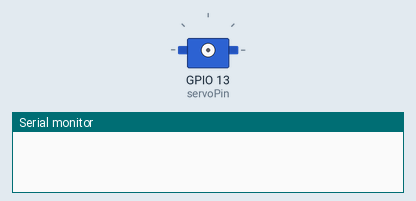
Bench run of a sketch on a simulated ESP32. Parts: servo, the last lines printed to the serial monitor. WiFi joins after 1.5 s; servers stay silent unless stated; the Firebase database answers and starts empty.

Above: at 0.1 s.
At 2.2 s:
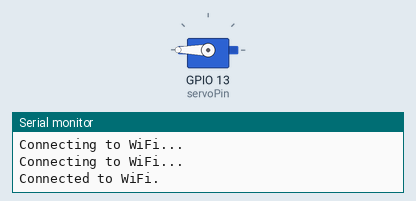
Timing chart, 0 to 3.7 s (numbered marks = the images above):
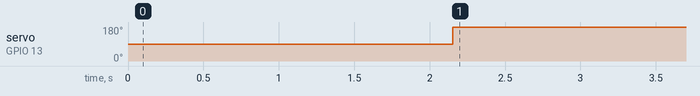

Measured:
- by itself, servo on GPIO 13 (servoPin): 90° → 180° at 2.2 s

The sketch:

esp32-kodular-firebase-servo.ino
```cpp
#include <WiFi.h>
#include <FirebaseESP32.h>
#include <Servo.h>

// Your WiFi credentials
#define WIFI_SSID "Nama WiFI Anda"
#define WIFI_PASSWORD "Password WiFi Anda"

// Your Firebase project credentials
#define FIREBASE_HOST "URL Firebase Anda"
#define FIREBASE_AUTH "Database Secret Anda"
FirebaseData firebaseData;

Servo servoMotor;

void setup() {
  Serial.begin(115200);

  // Connect to Wi-Fi
  WiFi.begin(WIFI_SSID, WIFI_PASSWORD);
  while (WiFi.status() != WL_CONNECTED) {
    delay(1000);
    Serial.println("Connecting to WiFi...");
  }
  Serial.println("Connected to WiFi.");

  // Connect to Firebase
  Firebase.begin(FIREBASE_HOST, FIREBASE_AUTH);

  // Attach the servo motor to pin 13
  static const int servoPin = 13;
  servoMotor.attach(servoPin);
  }

void loop() {
  // Read the gyroscope x-axis data from Firebase
  if (Firebase.getFloat(firebaseData, "gyroscopeX")) {
    float gyroX = firebaseData.floatData();

    // Decide servo position based on gyroscope data
    int servoAngle;
    if (gyroX < 0) {  // Phone pusing ke kiri
      servoAngle = 0; // Servo pusing ke kiri
    } else {         // Phone pusing ke kanan
      servoAngle = 180; // Servo pusing ke kanan
    }

    // Move the servo
    servoMotor.write(servoAngle);
  } else {
    Serial.println(firebaseData.errorReason());
  }
  delay(100); // Adjust delay mengikut kesesuaian
}
```
